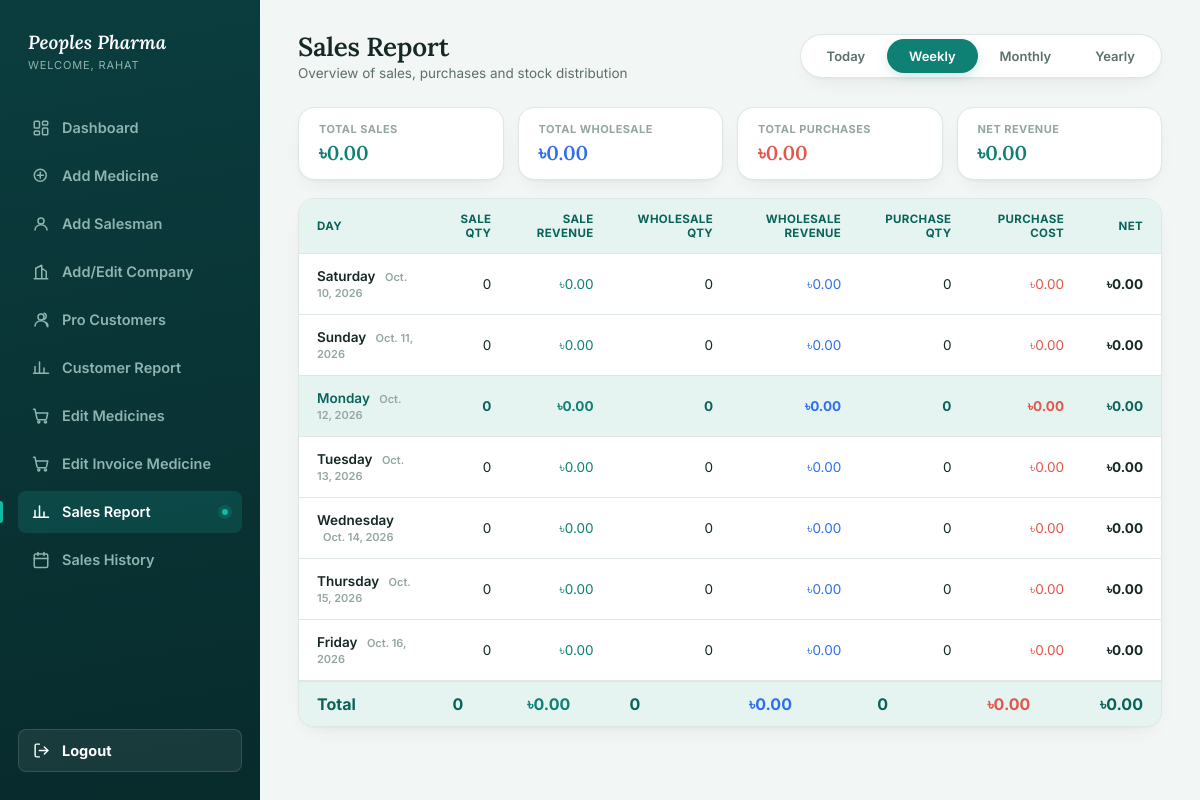
The app's page /sales-report/?tab=weekly (signed in) with its own data.
### pharmacy/models.py (models this page shows, shortened)
class Sale(models.Model):
    medicine = models.ForeignKey(
        Medicine,
        on_delete= models.CASCADE,
        related_name='sales'
    )
    salesman = models.ForeignKey(
        User,
        on_delete=models.CASCADE,
        related_name='sales'
    )
    quantity_sold = models.PositiveIntegerField()
    price_per_unit = models.DecimalField(max_digits=10, decimal_places=2)
    item_total = models.DecimalField(max_digits=10, decimal_places=2)
    subtotal = models.DecimalField(max_digits=10, decimal_places=2, default=0)
    discount = models.DecimalField(max_digits=10, decimal_places=2, default=0)
    final_price = models.DecimalField(max_digits=10, decimal_places=2, default=0)
    sold_at = models.DateTimeField(default=timezone.now)

### pharmacy/views.py (the view, shortened to what this page needs)
# urls.py: path('sales-report/',views.sales_report,name='sales_report'),
@login_required
def sales_report(request):
    tab  = request.GET.get('tab','today')
    today = timezone.localdate()
    sales_data = None
    wholesale_data = None
    purchase_data = None
    weekly_data  = None
    monthly_data = None
    yearly_data = None
    weekly_totals  = None
    monthly_totals = None
    yearly_totals  = None
    sale_total_today      = 0
    wholesale_total_today = 0
    purchase_total_today  = 0
    month_choices = [{'num':i,'name':calendar.month_name[i]} for i in range(1,13)]
    year_choices = list(range(today.year,today.year-6,-1))
    try:
        selected_month = int(request.GET.get('month', today.month))
    except (ValueError, TypeError):
        selected_month = today.month
    try:
        selected_year = int(request.GET.get('year', today.year))
    except (ValueError, TypeError):
        selected_year = today.year
    if tab == 'today':
        sales_data = Sale.objects.filter(sold_at__date=today).select_related('medicine','salesman').order_by('sold_at')
        wholesale_data = Wholesale.objects.filter(sold_at__date=today).select_related('medicine','salesman').order_by('sold_at')
        purchase_data = Purchase.objects.filter(purchased_at__date=today).select_related('medicine','added_by').order_by('purchased_at')
        sale_total_today = float(sales_data.aggregate(t=Sum('final_price'))['t'] or 0)
        wholesale_total_today = float(wholesale_data.aggregate(t=Sum('final_price'))['t'] or 0)
        purchase_total_today = float(purchase_data.aggregate(t=Sum('total_cost'))['t'] or 0)
    elif tab == 'weekly':
        days_since_saturday = (today.weekday()-5)%7
        week_start = today - timedelta(days=days_since_saturday)
        day_names = [
            'Saturday', 'Sunday', 'Monday',
            'Tuesday', 'Wednesday', 'Thursday', 'Friday'
        ]
        weekly_data = []
        tot_s_qty = tot_w_qty = tot_p_qty = 0
        tot_s_amt = tot_w_amt = tot_p_amt = 0.0
        for i in range(7):
            day = week_start+ timedelta(days=i)
            day_sales = Sale.objects.filter(sold_at__date=day).aggregate(amount=Sum('final_price'),qty=Sum('quantity_sold'))
            day_wholesale = Wholesale.objects.filter(sold_at__date=day).aggregate(amount=Sum('final_price'),qty=Sum('quantity_sold'))
            day_purchases = Purchase.objects.filter(purchased_at__date=day).aggregate(amount=Sum('total_cost'),qty=Sum('quantity'))
            sale_amt = float(day_sales['amount'] or 0)
            wholesale_amt = float(day_wholesale['amount'] or 0)
            purchase_amt = float(day_purchases['amount'] or 0)
            s_qty = day_sales['qty'] or 0
            w_qty = day_wholesale['qty'] or 0
            p_qty = day_purchases['qty'] or 0
            s_amt = float(day_sales['amount'] or 0)
            w_amt = float(day_wholesale['amount'] or 0)
            p_amt = float(day_purchases['amount'] or 0)
            tot_s_qty += s_qty
            tot_w_qty += w_qty
            tot_p_qty += p_qty
            tot_s_amt += s_amt
            tot_w_amt += w_amt
            tot_p_amt += p_amt
            weekly_data.append({
                'day_name':         day_names[i],
                'label':            day_names[i],
                'date':             day,
                'sale_qty':         day_sales['qty'] or 0,
                'sale_amount':      sale_amt,
                'wholesale_qty':    day_wholesale['qty'] or 0,
                'wholesale_amount': wholesale_amt,
                'purchase_qty':     day_purchases['qty'] or 0,
                'purchase_amount':  purchase_amt,
                'net':              (sale_amt + wholesale_amt) - purchase_amt,
                'is_today':         day == today,
            })
        weekly_totals = {
            'sale_qty': tot_s_qty,
            'sale_amount': tot_s_amt,
            'wholesale_qty': tot_w_qty,
            'wholesale_amount': tot_w_amt,
            'purchase_qty': tot_p_qty,
            'purchase_amount': tot_p_amt,
            'net': (tot_s_amt + tot_w_amt) - tot_p_amt,
        }
    context = {
        'tab':                    tab,
        'today':                  today,
        'selected_month': selected_month,
        'selected_year': selected_year,
        'month_choices': month_choices,
        'year_choices': year_choices,
        'sales_data':             sales_data,
        'wholesale_data':         wholesale_data,
        'purchase_data':          purchase_data,
        'weekly_data':            weekly_data,
        'monthly_data':           monthly_data,
        'yearly_data':            yearly_data,
        'weekly_totals':          weekly_totals,    # ← add
        'monthly_totals':         monthly_totals,   # ← add
        'yearly_totals':          yearly_totals,    # ← add
        'sale_total_today':       sale_total_today,
        'wholesale_total_today':  wholesale_total_today,
        'purchase_total_today':   purchase_total_today,
    }
    return render(request,'pharmacy/sales-report.html',context)

### pharmacy/templates/pharmacy/sales-report.html (shortened to what this page needs)
{% load static %}
<!DOCTYPE html>
<html lang="en">
<head>
  <link rel="stylesheet" href="{% static 'Style/add_medicine.css' %}">
</head>
<body>
<div class="app">
  <aside class="sidebar">
    <div class="brand">
      <div class="brand__text">
        <h1>Peoples Pharma</h1>
        <span>Welcome, {{ request.user.username }}</span>
      </div>
    </div>
    <ul class="nav">
      <li><a href="{% url 'pharmacy:dashboard' %}" class="nav__link">
        Dashboard
      </a></li>
      <li><a href="{% url 'pharmacy:add_medicine' %}" class="nav__link ">
        <svg viewBox="0 0 24 24" width="20" height="20" fill="none" stroke="currentColor" stroke-width="2" stroke-linecap="round" stroke-linejoin="round"><circle cx="11" cy="11" r="8"/><path d="M11 7v8M7 11h8"/></svg>
        Add Medicine
      </a></li>
      <li><a href="{% url 'pharmacy:add_salesman' %}" class="nav__link">
        <svg viewBox="0 0 24 24" width="20" height="20" fill="none" stroke="currentColor" stroke-width="2" stroke-linecap="round" stroke-linejoin="round"><circle cx="12" cy="8" r="4"/><path d="M4 20c0-4 3.6-7 8-7s8 3 8 7"/></svg>
        Add Salesman
      </a></li>
      <li><a href="{% url 'pharmacy:add_edit_company' %}" class="nav__link">
        <svg viewBox="0 0 24 24" width="20" height="20" fill="none" stroke="currentColor" stroke-width="2" stroke-linecap="round" stroke-linejoin="round"><path d="M3 21h18M5 21V7l8-4v18M19 21V11l-6-4"/></svg>
        Add/Edit Company
      </a></li>
      <li><a href="{% url 'pharmacy:pro_customer' %}" class="nav__link">
        <svg viewBox="0 0 24 24" width="20" height="20" fill="none" stroke="currentColor" stroke-width="2" stroke-linecap="round" stroke-linejoin="round"><circle cx="12" cy="8" r="4"/><path d="M4 20c0-4 3.6-7 8-7s8 3 8 7"/><path d="M16 3.13a4 4 0 0 1 0 7.75"/><path d="M21 21v-2a4 4 0 0 0-3-3.85"/></svg>
        Pro Customers
      </a></li>
      <li><a href="{% url 'pharmacy:pro_customer_report' %}" class="nav__link">
        <svg viewBox="0 0 24 24" width="20" height="20" fill="none" stroke="currentColor" stroke-width="2" stroke-linecap="round" stroke-linejoin="round"><path d="M4 19V10M10 19V4M16 19v-7M22 19H2"/></svg>
        Customer Report
      </a></li>
      <li><a href="{% url 'pharmacy:edit_medicine' %}" class="nav__link">
        <svg viewBox="0 0 24 24" width="20" height="20" fill="none" stroke="currentColor" stroke-width="2" stroke-linecap="round" stroke-linejoin="round"><circle cx="9" cy="20" r="1.4"/><circle cx="18" cy="20" r="1.4"/><path d="M2 3h2l2.6 12.3a2 2 0 0 0 2 1.7h8.8a2 2 0 0 0 2-1.6L21 8H6"/></svg>
        Edit Medicines
      </a></li>
      <li><a href="{% url 'pharmacy:edit_invoice_medicine' %}" class="nav__link">
        <svg viewBox="0 0 24 24" width="20" height="20" fill="none" stroke="currentColor" stroke-width="2" stroke-linecap="round" stroke-linejoin="round"><circle cx="9" cy="20" r="1.4"/><circle cx="18" cy="20" r="1.4"/><path d="M2 3h2l2.6 12.3a2 2 0 0 0 2 1.7h8.8a2 2 0 0 0 2-1.6L21 8H6"/></svg>
        Edit Invoice Medicine
      </a></li>
      <li><a href="{% url 'pharmacy:sales_report' %}" class="nav__link is-active">
        <svg viewBox="0 0 24 24" width="20" height="20" fill="none" stroke="currentColor" stroke-width="2" stroke-linecap="round" stroke-linejoin="round"><path d="M4 19V10M10 19V4M16 19v-7M22 19H2"/></svg>
        Sales Report
        <span class="nav__pulse"></span>
      </a></li>
      <li><a href="{% url 'pharmacy:sales_history' %}" class="nav__link">
        <svg viewBox="0 0 24 24" width="20" height="20" fill="none" stroke="currentColor" stroke-width="2" stroke-linecap="round" stroke-linejoin="round"><rect x="3" y="4" width="18" height="18" rx="2" ry="2"/><line x1="16" y1="2" x2="16" y2="6"/><line x1="8" y1="2" x2="8" y2="6"/><line x1="3" y1="10" x2="21" y2="10"/></svg>
        Sales History
      </a></li>
    </ul>
    <div class="sidebar__spacer"></div>
    <a href="{% url 'pharmacy:logout' %}" class="nav__logout">
      <svg viewBox="0 0 24 24" width="20" height="20" fill="none" stroke="currentColor" stroke-width="2" stroke-linecap="round" stroke-linejoin="round"><path d="M9 21H5a2 2 0 0 1-2-2V5a2 2 0 0 1 2-2h4"/><path d="M16 17l5-5-5-5"/><path d="M21 12H9"/></svg>
      Logout
    </a>
  </aside>
  <main class="main">
    <div class="topbar">
      <div>
        <h2>Sales Report</h2>
        <p>Overview of sales, purchases and stock distribution</p>
      </div>
      <div class="tab-bar">
        <a href="?tab=today"
          class="{% if tab == 'today' %}is-active{% endif %}">Today</a>
        <a href="?tab=weekly"
          class="{% if tab == 'weekly' %}is-active{% endif %}">Weekly</a>
        <a href="?tab=monthly"
          class="{% if tab == 'monthly' %}is-active{% endif %}">Monthly</a>
        <a href="?tab=yearly"
          class="{% if tab == 'yearly' %}is-active{% endif %}">Yearly</a>
      </div>
    </div>
    {% if tab == 'weekly' %}
      {% with totals=weekly_totals %}
        {% include "pharmacy/report_summary_strip.html" %}
      {% endwith %}
      <div class="report-section">
        <div class="table-card">
          <table>
            <thead>
              <tr>
                <th>Day</th>
                <th class="num">Sale Qty</th>
                <th class="num">Sale Revenue</th>
                <th class="num">Wholesale Qty</th>
                <th class="num">Wholesale Revenue</th>
                <th class="num">Purchase Qty</th>
                <th class="num">Purchase Cost</th>
                <th class="num">Net</th>
              </tr>
            </thead>
            <tbody>
              {% for row in weekly_data %}
              <tr class="{% if row.is_today %}is-current{% endif %}">
                <td style="font-weight:600;">
                  {{ row.label }}
                  <span style="font-size:11px; color:var(--ink-faint);
                               margin-left:6px;">{{ row.date }}</span>
                </td>
                <td class="num">{{ row.sale_qty }}</td>
                <td class="num" style="color:var(--accent);">৳{{ row.sale_amount|floatformat:2 }}</td>
                <td class="num">{{ row.wholesale_qty }}</td>
                <td class="num" style="color:var(--data-blue);">৳{{ row.wholesale_amount|floatformat:2 }}</td>
                <td class="num">{{ row.purchase_qty }}</td>
                <td class="num" style="color:var(--data-coral);">৳{{ row.purchase_amount|floatformat:2 }}</td>
                <td class="num" style="font-weight:700;">৳{{ row.net|floatformat:2 }}</td>
              </tr>
              {% endfor %}
            </tbody>
            {% if weekly_totals %}
            <tfoot>
              <tr>
                <td style="font-weight:700;">Total</td>
                <td class="num" style="font-weight:700;">{{ weekly_totals.sale_qty }}</td>
                <td class="num" style="font-weight:700; color:var(--accent);">৳{{ weekly_totals.sale_amount|floatformat:2 }}</td>
                <td class="num" style="font-weight:700;">{{ weekly_totals.wholesale_qty }}</td>
                <td class="num" style="font-weight:700; color:var(--data-blue);">৳{{ weekly_totals.wholesale_amount|floatformat:2 }}</td>
                <td class="num" style="font-weight:700;">{{ weekly_totals.purchase_qty }}</td>
                <td class="num" style="font-weight:700; color:var(--data-coral);">৳{{ weekly_totals.purchase_amount|floatformat:2 }}</td>
                <td class="num" style="font-weight:700;">৳{{ weekly_totals.net|floatformat:2 }}</td>
              </tr>
            </tfoot>
            {% endif %}
          </table>
        </div>
      </div>
    {% endif %}
  </main>
</div>
</body>
</html>

### records on screen
Sale: label "Saturday", date "Oct. 10, 2026", sale_qty "0", sale_amount "0.00", wholesale_qty "0", wholesale_amount "0.00", purchase_qty "0", purchase_amount "0.00", net "0.00", label "Sunday", date "Oct. 11, 2026", label "Monday", date "Oct. 12, 2026", label "Tuesday", date "Oct. 13, 2026", label "Wednesday", date "Oct. 14, 2026", label "Thursday", date "Oct. 15, 2026", label "Friday", date "Oct. 16, 2026"

### other values on screen
{{ request.user.username }} "RAHAT"
{{ totals.sale_amount|floatformat:2 }} "0.00"
{{ totals.wholesale_amount|floatformat:2 }} "0.00"
{{ totals.purchase_amount|floatformat:2 }} "0.00"
{{ totals.net|floatformat:2 }} "0.00"
{{ weekly_totals.sale_qty }} "0"
{{ weekly_totals.sale_amount|floatformat:2 }} "0.00"
{{ weekly_totals.wholesale_qty }} "0"
{{ weekly_totals.wholesale_amount|floatformat:2 }} "0.00"
{{ weekly_totals.purchase_qty }} "0"
{{ weekly_totals.purchase_amount|floatformat:2 }} "0.00"
{{ weekly_totals.net|floatformat:2 }} "0.00"
